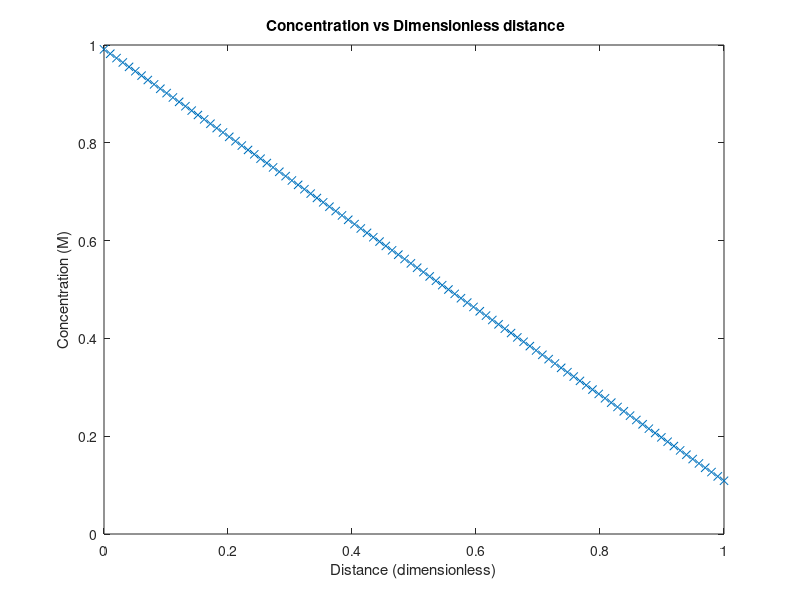

Write MATLAB code to recreate this figure.
%Probelm#5
clc 
clear all
%Define the parameters of the problem 
D = 10 ;%um^2/sec
L = 1000; %um
v = 0.1  ;%um/s
k = 5*10^-3; %s
% The Dirichelt BC's given are:
C0= 1;
Cf= 0.1*C0;
%The number of points 
N= 100;
%The range of the distance z
z=linspace(0,1,N);
%The step size
h= (C0-Cf)/N;
% From table 8.1, p,q,r can be used to find the values of d, u ,l
p=-v/D;
q=k/D;
r=0;
d= 2+h^2*q;
u= -1 + h/2 * p;
l= -1 - h/2*p ;
%Constrauct the matrix A
A= diag(d*ones(N,1))+ diag(u*ones(N-1,1),1)+diag(l*ones(N-1,1),-1);
%Construct the b matrix, where A *C = b
b= zeros(N,1);
b(1,1)= C0;
b(N,1)=Cf;
%Calculate the concentration profile
C=inv(A)*b;
%plotting the results 
plot(z, C,'x')
axis([0 1 0 1])
ylabel('Concentration (M)')
xlabel('Distance (dimensionless)')
title (' Concentration vs Dimensionless distance')
